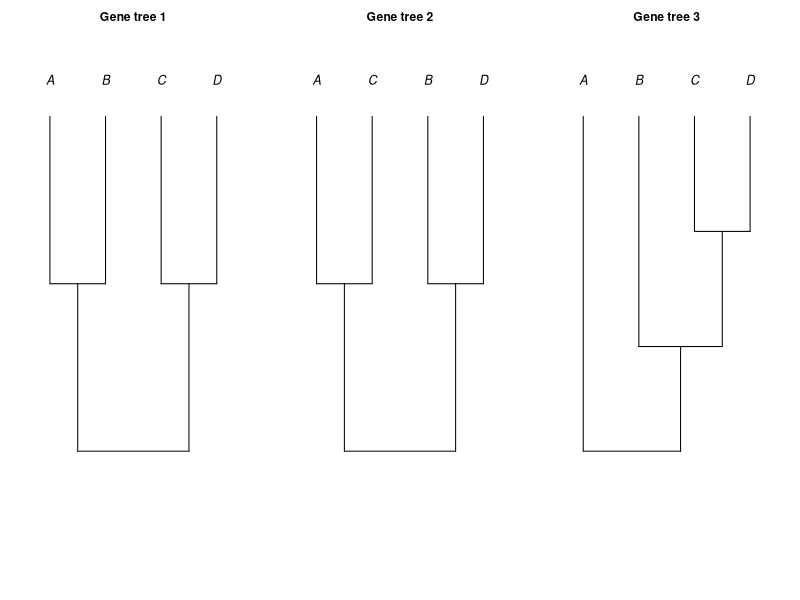
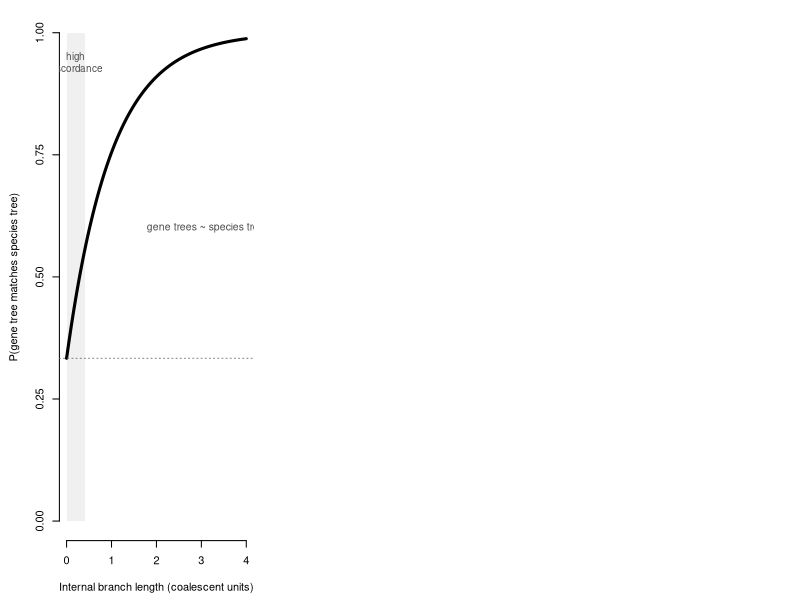

Reproduce these figures in R, in order.
## ---- chunk 1
gst_draw_clado <- function(tip_lab, nodes, main="") {
  n <- length(tip_lab)
  # ylim reversed so the root (larger y) is at the bottom and tips at the top
  plot(NA, xlim=c(0.5, n+0.5), ylim=c(4.3, -0.6),
       axes=FALSE, xlab="", ylab="", main=main, cex.main=1.1)
  text(seq_len(n), rep(-0.35, n), tip_lab, font=3, cex=1.15)
  for (nd in nodes) {
    segments(nd$x[1], nd$ybase[1], nd$x[1], nd$ytop)
    segments(nd$x[2], nd$ybase[2], nd$x[2], nd$ytop)
    segments(nd$x[1], nd$ytop,     nd$x[2], nd$ytop)
  }
}
par(mfrow=c(1,3), mar=c(1,1,2.5,1))
gst_draw_clado(c("A","B","C","D"), main="Gene tree 1",
  nodes=list(
    list(x=c(1,2),    ybase=c(0,0),    ytop=1.6),
    list(x=c(3,4),    ybase=c(0,0),    ytop=1.6),
    list(x=c(1.5,3.5),ybase=c(1.6,1.6),ytop=3.2)))
gst_draw_clado(c("A","C","B","D"), main="Gene tree 2",
  nodes=list(
    list(x=c(1,2),    ybase=c(0,0),    ytop=1.6),
    list(x=c(3,4),    ybase=c(0,0),    ytop=1.6),
    list(x=c(1.5,3.5),ybase=c(1.6,1.6),ytop=3.2)))
gst_draw_clado(c("A","B","C","D"), main="Gene tree 3",
  nodes=list(
    list(x=c(3,4),    ybase=c(0,0),    ytop=1.1),
    list(x=c(2,3.5),  ybase=c(0,1.1),  ytop=2.2),
    list(x=c(1,2.75), ybase=c(0,2.2),  ytop=3.2)))
## ---- chunk 2
par(mar=c(4.5,4.5,1,1))
t <- seq(0, 4, length.out=200)
pconc <- 1 - (2/3)*exp(-t)
plot(t, pconc, type="l", lwd=3, ylim=c(0,1),
     xlab="Internal branch length (coalescent units)",
     ylab="P(gene tree matches species tree)", axes=FALSE)
axis(1); axis(2, at=seq(0,1,0.25))
abline(h=1/3, lty=3, col="grey50")
polygon(c(0,0.4,0.4,0), c(0,0,1,1), col=rgb(0,0,0,0.06), border=NA)
text(0.2, 0.94, "high\ndiscordance", cex=0.9, col="grey30")
text(3.1, 0.60, "gene trees ~ species tree", cex=0.95, col="grey30")
